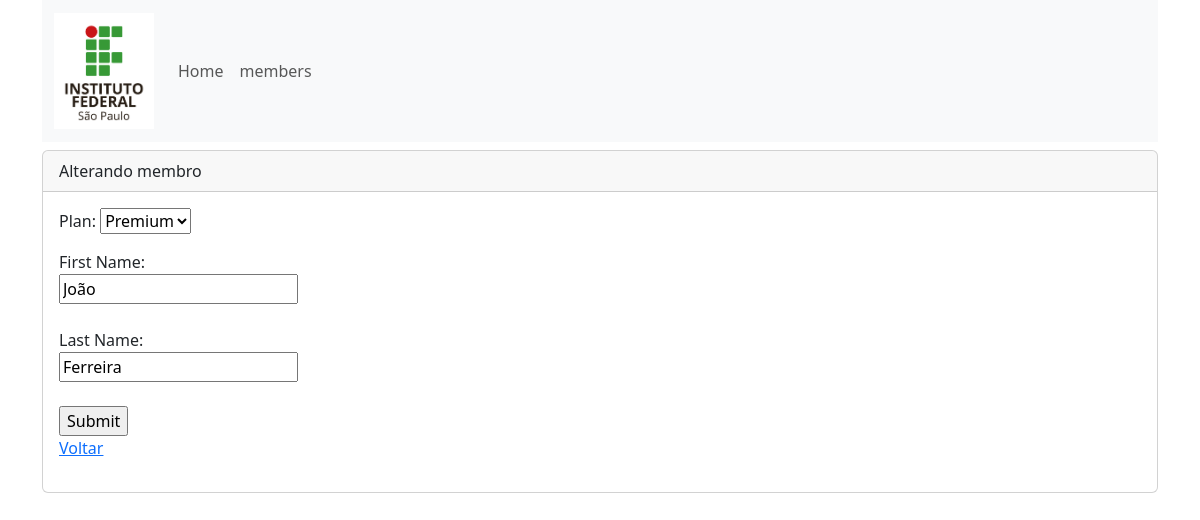
The app's page /members/update/2 with its own data.
### members/models.py (models this page shows, shortened)
class Member(models.Model):
    plan = models.ForeignKey(Plan, on_delete=models.CASCADE, default=1)
    firstname = models.CharField(max_length=255)
    lastname = models.CharField(max_length=255)
    phone = models.IntegerField(null=True)
    joined_date = models.DateField(null=True)

### plans/models.py (models this page shows, shortened)
class Plan(models.Model):
    title = models.CharField(max_length=100, null=True)

### members/views.py (the view)
# urls.py: path('members/update/<int:id>', views.update, name='update'),
def update(request, id):
    mymember = Member.objects.get(id=id)
    myplans = Plan.objects.all().values()
    template = loader.get_template('update.html')
    context = {
        'mymember': mymember,
        'myplans': myplans
    }
    return HttpResponse(template.render(context, request))

### members/templates/update.html (shortened to what this page needs)
{% extends "master.html" %}
{% block content %}
<div class="card mt-2">
    <div class="card-header">
        Alterando membro
    </div>
    <div class="card-body">
        <form action="updaterecord/{{ mymember.id }}" method="post">
            <p>Plan:
                <select name="plan">
                    {% for x in myplans %}
                    <option {% if x.id == mymember.plan.id %} selected {% endif %} value="{{ x.id }}">
                        {{ x.title }}
                    </option>
                    {% endfor %}
                </select>
            </p>
            First Name:<br>
            <input type="text" name="first" value="{{ mymember.firstname }}">
            <br><br>
            Last Name:<br>
            <input type="text" name="last" value="{{ mymember.lastname }}">
            <br><br>
            <input type="submit" value="Submit">
        </form>
        <p><a href="/members">Voltar</a></p>
    </div>
</div>
{% endblock %}

### records on screen
Member: plan "Premium", first "João", last "Ferreira"
